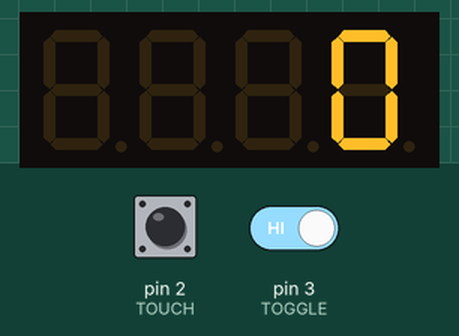
This sketch was run on a simulated Arduino Uno, built with avr-gcc and run on an emulated ATmega328P. Shown: 4-digit seven-segment display. Inputs (shaded band) come from the test bench; at power-on: pin 2 (TOUCH) HIGH, pin 3 (TOGGLE) HIGH.

Above: at 1.2 s.
1.3 s: pin 2 (TOUCH) pulled LOW for 0.15 s
At 1.8 s:
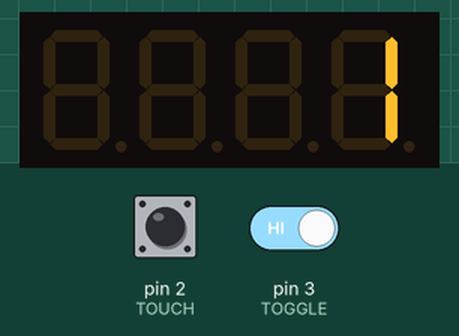
2.9 s: pin 2 (TOUCH) pulled LOW for 1 s
At 4.3 s:
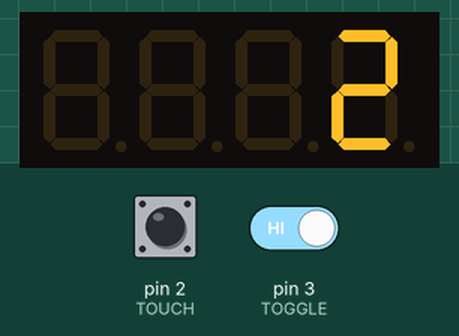
Timing chart, 0 to 5.9 s (numbered marks = the images above; inputs shaded):
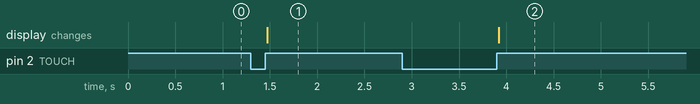

The sketch:

HW3.ino
```cpp
#include <TM1637Display.h>

#define DIO 11
#define CLK 10
#define TOUCH 2
#define TOGGLE 3

TM1637Display FND(CLK, DIO);
volatile int  Touched = 0, Toggled = 0;
uint16_t  TouchCount = 0;

void setup() {
  // TM1637Display
  FND.setBrightness(0x04);
  FND.showNumberDec(TouchCount);

  // Touch sensor
  pinMode(TOUCH, INPUT_PULLUP);
  pinMode(TOGGLE, INPUT_PULLUP);
  attachInterrupt(digitalPinToInterrupt(TOUCH), ISR_INT0, RISING);
  attachInterrupt(digitalPinToInterrupt(TOGGLE), ISR_INT1, CHANGE);
  FND.showNumberDec(TouchCount);
}

void ISR_INT0()
{
  Touched = 1;
}

void ISR_INT1()
{
  Toggled = 1;
}

void loop() {
  if (Touched == 1) {
    TouchCount += 1;
    FND.showNumberDec(TouchCount);
    Touched = 0;
  }
  else if (Toggled == 1){
    if(TouchCount > 0){
      TouchCount -= 1;
    }
    FND.showNumberDec(TouchCount);
    Toggled = 0;
  }
}
```

Measured:
- after the input at 1.3 s, the display: changes after 0.17 s (image 1)
- after the input at 2.9 s, the display: changes after 1.0 s (image 2)
